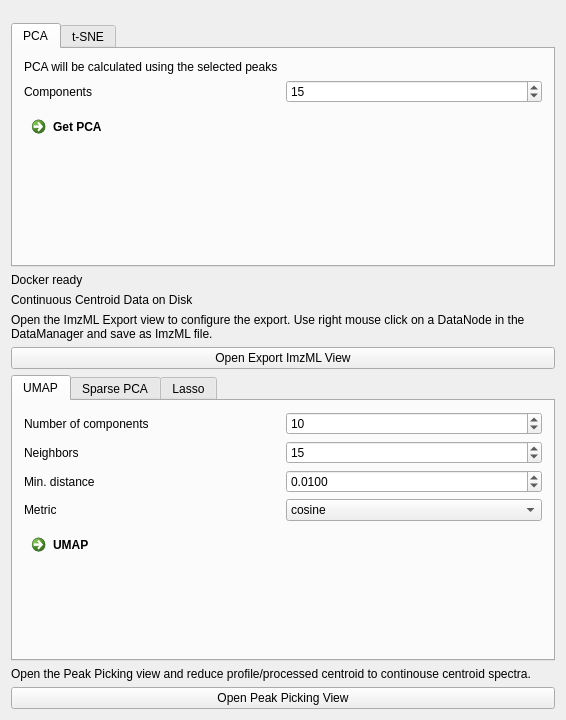
<?xml version="1.0" encoding="UTF-8"?>
<ui version="4.0">
 <class>DataCompressionViewControls</class>
 <widget class="QWidget" name="DataCompressionViewControls">
  <property name="geometry">
   <rect>
    <x>0</x>
    <y>0</y>
    <width>566</width>
    <height>720</height>
   </rect>
  </property>
  <property name="windowTitle">
   <string>Data Compression</string>
  </property>
  <layout class="QVBoxLayout" name="verticalLayout">
   <item>
    <widget class="QmitkMultiNodeSelectionWidget" name="imageSelection" native="true"/>
   </item>
   <item>
    <widget class="QmitkMultiNodeSelectionWidget" name="peakListSelection" native="true"/>
   </item>
   <item>
    <widget class="QTabWidget" name="TabWidget">
     <property name="enabled">
      <bool>true</bool>
     </property>
     <property name="currentIndex">
      <number>0</number>
     </property>
     <widget class="QWidget" name="tabPCA">
      <attribute name="title">
       <string>PCA</string>
      </attribute>
      <layout class="QVBoxLayout" name="verticalLayout_2">
       <item>
        <widget class="QLabel" name="label_12">
         <property name="text">
          <string>PCA will be calculated using the selected peaks</string>
         </property>
        </widget>
       </item>
       <item>
        <layout class="QHBoxLayout" name="horizontalLayout_7">
         <item>
          <widget class="QLabel" name="label_7">
           <property name="text">
            <string>Components</string>
           </property>
          </widget>
         </item>
         <item>
          <widget class="QSpinBox" name="pca_dims">
           <property name="minimum">
            <number>1</number>
           </property>
           <property name="maximum">
            <number>99999</number>
           </property>
           <property name="value">
            <number>15</number>
           </property>
          </widget>
         </item>
        </layout>
       </item>
       <item>
        <widget class="QCommandLinkButton" name="btnRunPCA">
         <property name="text">
          <string>Get PCA</string>
         </property>
        </widget>
       </item>
       <item>
        <spacer name="verticalSpacer_4">
         <property name="orientation">
          <enum>Qt::Vertical</enum>
         </property>
         <property name="sizeHint" stdset="0">
          <size>
           <width>20</width>
           <height>40</height>
          </size>
         </property>
        </spacer>
       </item>
      </layout>
     </widget>
     <widget class="QWidget" name="tabTSNE">
      <attribute name="title">
       <string>t-SNE</string>
      </attribute>
      <layout class="QVBoxLayout" name="verticalLayout_3">
       <item>
        <layout class="QGridLayout" name="tSNE">
         <item row="1" column="0">
          <widget class="QLabel" name="label_9">
           <property name="text">
            <string>Perplexity</string>
           </property>
          </widget>
         </item>
         <item row="1" column="1">
          <widget class="QSpinBox" name="tsne_perplexity">
           <property name="sizePolicy">
            <sizepolicy hsizetype="MinimumExpanding" vsizetype="Fixed">
             <horstretch>0</horstretch>
             <verstretch>0</verstretch>
            </sizepolicy>
           </property>
           <property name="value">
            <number>5</number>
           </property>
          </widget>
         </item>
         <item row="2" column="1">
          <widget class="QDoubleSpinBox" name="tsne_theta">
           <property name="sizePolicy">
            <sizepolicy hsizetype="MinimumExpanding" vsizetype="Fixed">
             <horstretch>0</horstretch>
             <verstretch>0</verstretch>
            </sizepolicy>
           </property>
           <property name="value">
            <double>0.500000000000000</double>
           </property>
          </widget>
         </item>
         <item row="3" column="0">
          <widget class="QLabel" name="label_11">
           <property name="toolTip">
            <string>&lt;html&gt;&lt;head/&gt;&lt;body&gt;&lt;p&gt;Shrink the input images by a constant factor in x and y direction for t-SNE calculation. The computation time is reduced by lowering the resolution.&lt;/p&gt;&lt;p&gt;The dimensionality reduced image is upsampled to original input dimensions.&lt;/p&gt;&lt;/body&gt;&lt;/html&gt;</string>
           </property>
           <property name="text">
            <string>Shrink factor</string>
           </property>
          </widget>
         </item>
         <item row="0" column="0">
          <widget class="QLabel" name="label_8">
           <property name="text">
            <string>Iterations</string>
           </property>
          </widget>
         </item>
         <item row="0" column="1">
          <widget class="QSpinBox" name="tnse_iters">
           <property name="sizePolicy">
            <sizepolicy hsizetype="MinimumExpanding" vsizetype="Fixed">
             <horstretch>0</horstretch>
             <verstretch>0</verstretch>
            </sizepolicy>
           </property>
           <property name="maximum">
            <number>99999</number>
           </property>
           <property name="value">
            <number>200</number>
           </property>
          </widget>
         </item>
         <item row="2" column="0">
          <widget class="QLabel" name="label_10">
           <property name="text">
            <string>Theta</string>
           </property>
          </widget>
         </item>
         <item row="3" column="1">
          <widget class="QSpinBox" name="tsne_shrink">
           <property name="sizePolicy">
            <sizepolicy hsizetype="MinimumExpanding" vsizetype="Fixed">
             <horstretch>0</horstretch>
             <verstretch>0</verstretch>
            </sizepolicy>
           </property>
           <property name="minimum">
            <number>1</number>
           </property>
           <property name="maximum">
            <number>10</number>
           </property>
           <property name="value">
            <number>2</number>
           </property>
          </widget>
         </item>
        </layout>
       </item>
       <item>
        <widget class="QCommandLinkButton" name="btnRunTSNE">
         <property name="text">
          <string>Get t-SNE (RGB-Image)</string>
         </property>
        </widget>
       </item>
       <item>
        <spacer name="verticalSpacer_6">
         <property name="orientation">
          <enum>Qt::Vertical</enum>
         </property>
         <property name="sizeHint" stdset="0">
          <size>
           <width>20</width>
           <height>40</height>
          </size>
         </property>
        </spacer>
       </item>
      </layout>
     </widget>
    </widget>
   </item>
   <item>
    <widget class="QLabel" name="labelDocker">
     <property name="text">
      <string>Docker ready</string>
     </property>
     <property name="textFormat">
      <enum>Qt::AutoText</enum>
     </property>
     <property name="wordWrap">
      <bool>true</bool>
     </property>
    </widget>
   </item>
   <item>
    <widget class="QLabel" name="labelData">
     <property name="text">
      <string>Continuous Centroid Data on Disk</string>
     </property>
     <property name="textFormat">
      <enum>Qt::AutoText</enum>
     </property>
     <property name="wordWrap">
      <bool>true</bool>
     </property>
    </widget>
   </item>
   <item>
    <widget class="QLabel" name="labelExportInfo">
     <property name="text">
      <string>Open the ImzML Export view to configure the export. Use right mouse click on a DataNode in the DataManager and save as ImzML file.</string>
     </property>
     <property name="wordWrap">
      <bool>true</bool>
     </property>
    </widget>
   </item>
   <item>
    <widget class="QPushButton" name="btnExport">
     <property name="text">
      <string>Open Export ImzML View</string>
     </property>
    </widget>
   </item>
   <item>
    <widget class="QTabWidget" name="tabWidget">
     <property name="currentIndex">
      <number>0</number>
     </property>
     <widget class="QWidget" name="tab">
      <attribute name="title">
       <string>UMAP</string>
      </attribute>
      <layout class="QVBoxLayout" name="verticalLayout_8">
       <item>
        <layout class="QHBoxLayout" name="horizontalLayout_11">
         <item>
          <widget class="QLabel" name="label_16">
           <property name="text">
            <string>Number of components</string>
           </property>
          </widget>
         </item>
         <item>
          <widget class="QSpinBox" name="spnBxComponents">
           <property name="toolTip">
            <string>Number of UMAP components.</string>
           </property>
           <property name="minimum">
            <number>1</number>
           </property>
           <property name="value">
            <number>10</number>
           </property>
          </widget>
         </item>
        </layout>
       </item>
       <item>
        <layout class="QHBoxLayout" name="horizontalLayout_10">
         <item>
          <widget class="QLabel" name="label_15">
           <property name="text">
            <string>Neighbors</string>
           </property>
          </widget>
         </item>
         <item>
          <widget class="QSpinBox" name="spnBxNeighbors">
           <property name="toolTip">
            <string>Number of neighbors. Larger values lead to a more global view..</string>
           </property>
           <property name="minimum">
            <number>1</number>
           </property>
           <property name="maximum">
            <number>1000</number>
           </property>
           <property name="value">
            <number>15</number>
           </property>
          </widget>
         </item>
        </layout>
       </item>
       <item>
        <layout class="QHBoxLayout" name="horizontalLayout_9">
         <item>
          <widget class="QLabel" name="label_14">
           <property name="text">
            <string>Min. distance</string>
           </property>
          </widget>
         </item>
         <item>
          <widget class="QDoubleSpinBox" name="spnBxMinDistance">
           <property name="toolTip">
            <string>Minimum distance of embeded points. Smaller values lead to more compact clusters.</string>
           </property>
           <property name="decimals">
            <number>4</number>
           </property>
           <property name="singleStep">
            <double>0.010000000000000</double>
           </property>
           <property name="value">
            <double>0.010000000000000</double>
           </property>
          </widget>
         </item>
        </layout>
       </item>
       <item>
        <layout class="QHBoxLayout" name="horizontalLayout_8">
         <item>
          <widget class="QLabel" name="label_13">
           <property name="text">
            <string>Metric</string>
           </property>
          </widget>
         </item>
         <item>
          <widget class="QComboBox" name="cmbBxMetric">
           <property name="toolTip">
            <string>Distance metric. One of euclidian, cosine, manhattan, hamming, correlation or categorical</string>
           </property>
           <item>
            <property name="text">
             <string>cosine</string>
            </property>
           </item>
           <item>
            <property name="text">
             <string>euclidian</string>
            </property>
           </item>
           <item>
            <property name="text">
             <string>manhattan</string>
            </property>
           </item>
           <item>
            <property name="text">
             <string>hamming</string>
            </property>
           </item>
           <item>
            <property name="text">
             <string>correlation</string>
            </property>
           </item>
           <item>
            <property name="text">
             <string>categorical</string>
            </property>
           </item>
          </widget>
         </item>
        </layout>
       </item>
       <item>
        <widget class="QCommandLinkButton" name="btnRunUmap">
         <property name="text">
          <string>UMAP</string>
         </property>
        </widget>
       </item>
       <item>
        <spacer name="verticalSpacer_2">
         <property name="orientation">
          <enum>Qt::Vertical</enum>
         </property>
         <property name="sizeHint" stdset="0">
          <size>
           <width>20</width>
           <height>5</height>
          </size>
         </property>
        </spacer>
       </item>
      </layout>
     </widget>
     <widget class="QWidget" name="tab_2">
      <attribute name="title">
       <string>Sparse PCA</string>
      </attribute>
      <layout class="QVBoxLayout" name="verticalLayout_9">
       <item>
        <widget class="QCommandLinkButton" name="btnRunSparsePCA">
         <property name="text">
          <string>Sparase PCA</string>
         </property>
        </widget>
       </item>
       <item>
        <widget class="QTableWidget" name="sparsePcaTable"/>
       </item>
      </layout>
     </widget>
     <widget class="QWidget" name="tab_3">
      <attribute name="title">
       <string>Lasso</string>
      </attribute>
      <layout class="QVBoxLayout" name="verticalLayout_10">
       <item>
        <layout class="QHBoxLayout" name="horizontalLayout_13">
         <item>
          <widget class="QLabel" name="label_18">
           <property name="text">
            <string>Limit of loss of performance</string>
           </property>
          </widget>
         </item>
         <item>
          <widget class="QSpinBox" name="spnBxLossPerformance">
           <property name="toolTip">
            <string>Number of UMAP components.</string>
           </property>
           <property name="suffix">
            <string>%</string>
           </property>
           <property name="minimum">
            <number>0</number>
           </property>
           <property name="maximum">
            <number>100</number>
           </property>
           <property name="value">
            <number>10</number>
           </property>
          </widget>
         </item>
        </layout>
       </item>
       <item>
        <layout class="QHBoxLayout" name="horizontalLayout_12">
         <item>
          <widget class="QLabel" name="label_17">
           <property name="text">
            <string>Folds</string>
           </property>
          </widget>
         </item>
         <item>
          <widget class="QSpinBox" name="spnBxFolds">
           <property name="toolTip">
            <string>Number of UMAP components.</string>
           </property>
           <property name="minimum">
            <number>1</number>
           </property>
           <property name="value">
            <number>10</number>
           </property>
          </widget>
         </item>
        </layout>
       </item>
       <item>
        <widget class="QmitkSingleNodeSelectionWidget" name="lassoLabelImageSelection" native="true"/>
       </item>
       <item>
        <widget class="QCommandLinkButton" name="btnRunLasso">
         <property name="text">
          <string>Lasso</string>
         </property>
        </widget>
       </item>
       <item>
        <spacer name="verticalSpacer_3">
         <property name="orientation">
          <enum>Qt::Vertical</enum>
         </property>
         <property name="sizeHint" stdset="0">
          <size>
           <width>20</width>
           <height>51</height>
          </size>
         </property>
        </spacer>
       </item>
      </layout>
     </widget>
    </widget>
   </item>
   <item>
    <layout class="QHBoxLayout" name="horizontalLayout_2">
     <item>
      <widget class="QLabel" name="label">
       <property name="text">
        <string>Open the Peak Picking view and reduce profile/processed centroid to continouse centroid spectra. </string>
       </property>
       <property name="wordWrap">
        <bool>true</bool>
       </property>
      </widget>
     </item>
    </layout>
   </item>
   <item>
    <layout class="QHBoxLayout" name="horizontalLayout">
     <item>
      <widget class="QPushButton" name="btnPicking">
       <property name="text">
        <string>Open Peak Picking View</string>
       </property>
      </widget>
     </item>
    </layout>
   </item>
   <item>
    <spacer name="verticalSpacer">
     <property name="orientation">
      <enum>Qt::Vertical</enum>
     </property>
     <property name="sizeHint" stdset="0">
      <size>
       <width>20</width>
       <height>40</height>
      </size>
     </property>
    </spacer>
   </item>
  </layout>
 </widget>
 <layoutdefault spacing="6" margin="11"/>
 <customwidgets>
  <customwidget>
   <class>QmitkSingleNodeSelectionWidget</class>
   <extends>QWidget</extends>
   <header location="global">QmitkSingleNodeSelectionWidget.h</header>
   <container>1</container>
  </customwidget>
  <customwidget>
   <class>QmitkMultiNodeSelectionWidget</class>
   <extends>QWidget</extends>
   <header>QmitkMultiNodeSelectionWidget.h</header>
   <container>1</container>
  </customwidget>
 </customwidgets>
 <resources/>
 <connections/>
</ui>
